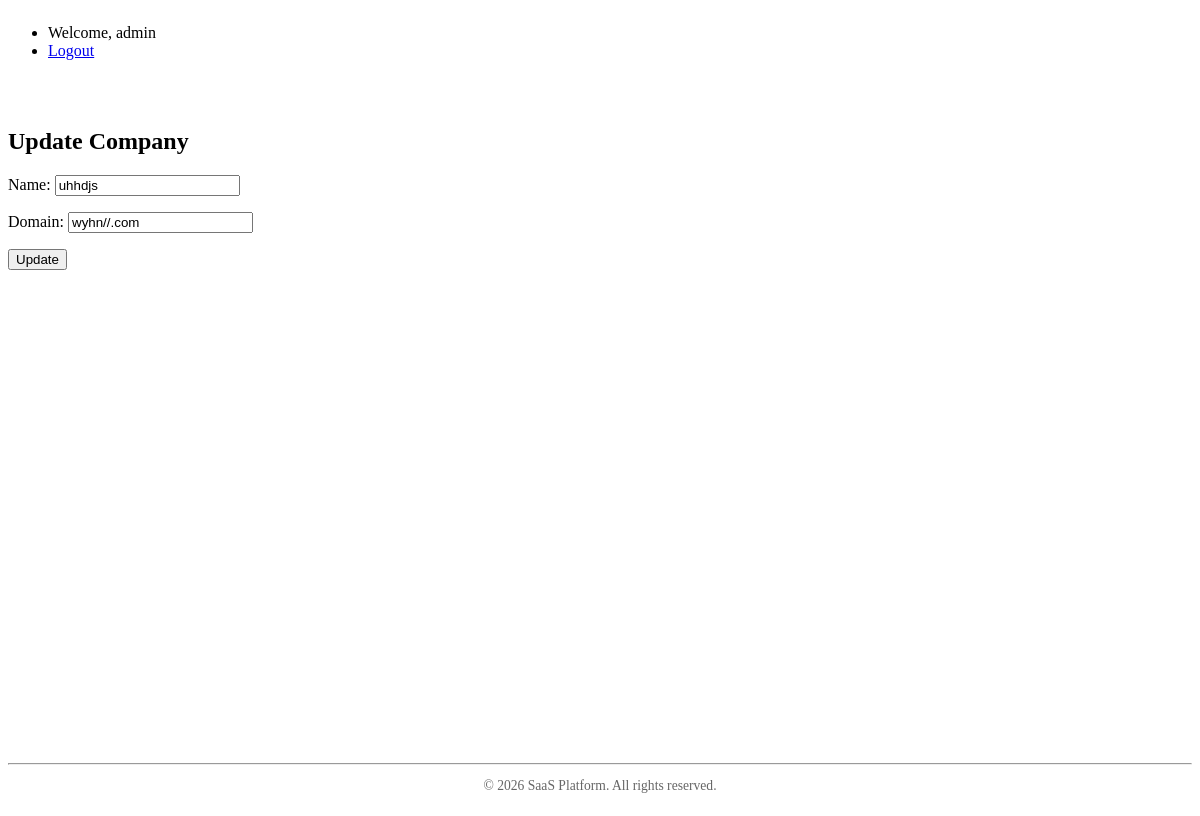
The page /tenant/update/7/ (signed in) on the database its author committed.
### account/models.py (models this page shows)
class User( AbstractUser):
    is_admin=models.BooleanField(default=False)
    is_customer=models.BooleanField(default=True)
    tenant=models.ForeignKey(Tenant,on_delete=models.CASCADE,blank=True,null=True)

### tenant/models.py (models this page shows)
class Tenant(models.Model):
    name=models.CharField(max_length=225)
    domain=models.CharField(max_length=225,unique=True)
    created_at=models.DateTimeField(auto_now=True)

### tenant/views.py (the view)
# urls.py: path('update/<int:tenant_id>/', update_tenant, name='update_tenant')
@login_required(login_url='login')
def update_tenant(request,tenant_id):
    tenant = get_object_or_404(Tenant, id=tenant_id)
    if request.user.tenant_id != tenant.id or not request.user.is_admin:
        return redirect('tenant_detail')
    if request.method == 'POST':
        form = TenantForm(request.POST, instance=tenant)
        if form.is_valid():
            form.save()
            return redirect('tenant_detail')
    else:
        form = TenantForm(instance=tenant)
    return render(request, 'tenant/update.html', {'form': form, 'tenant': tenant})

### tenant/forms.py
class TenantForm(forms.ModelForm):
    class Meta:
        model=Tenant
        fields='__all__'

### tenant/templates/tenant/update.html (shortened to what this page needs)
{% extends "account/base.html" %}
{% block content %}
<h2>Update Company</h2>
<form method="POST">
    {{ form.as_p }}
    <button type="submit">Update</button>
</form>
{% endblock %}

### account/templates/account/base.html (shortened to what this page needs)
<!DOCTYPE html>
<html lang="en">
<head>
    <link rel="stylesheet" href="https://cdn.jsdelivr.net/npm/@picocss/pico@1/css/pico.min.css">
</head>
<body>
    <nav class="container-fluid">
        <ul>
            {% if user.is_authenticated %}
                <li><span>Welcome, {{ user.username }}</span></li>
                <li><a href="{% url 'logout' %}" role="button" class="contrast">Logout</a></li>
            {% else %}
                <li><a href="{% url 'login' %}">Login</a></li>
                <li><a href="{% url 'register' %}" role="button">Register</a></li>
            {% endif %}
        </ul>
    </nav>
    <main class="container">
        {% block content %}
        {% endblock %}
    </main>
    <footer class="container" style="text-align: center; font-size: 0.85rem; color: #666;">
        <hr>
        <p>&copy; {% now "Y" %} SaaS Platform. All rights reserved.</p>
    </footer>
</body>
</html>

### account/templates/account/base.html (style rules this page uses)
body { display: flex; flex-direction: column; min-height: 100vh; }
main.container { flex: 1; padding-top: 2rem; padding-bottom: 2rem; }

### rows shown on the page
User: username "admin"
Tenant: name "uhhdjs", domain "wyhn//.com"
